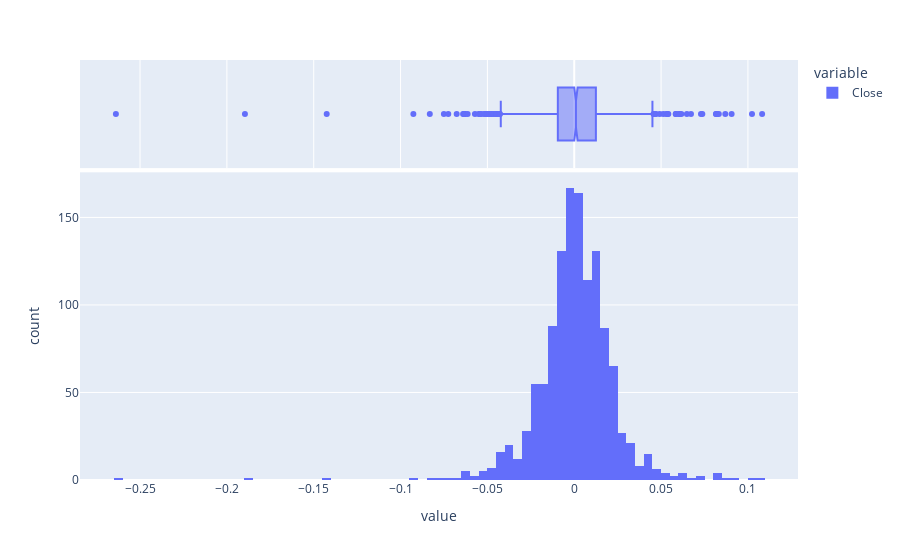

The cell this chart's notebook holds for it:
### Code cell
# Summary statistics

df = daily_pct_c 
fig = px.histogram(df, x=['Close'],  marginal="box")
fig.show()

print(daily_pct_c.describe())

### Figure 1 — Plotly figure (JSON) as saved in the notebook; plotly's stock layout.template omitted (floating-point values rounded to 4 significant figures; data arrays with more than 128 entries replaced by an {"elided": "..."} marker saying what was removed)
{"data": [{"alignmentgroup": "True", "bingroup": "x", "hovertemplate": "variable=Close<br>value=%{x}<br>count=%{y}<extra></extra>", "legendgroup": "Close", "marker": {"color": "#636efa", "pattern": {"shape": ""}}, "name": "Close", "offsetgroup": "Close", "orientation": "v", "showlegend": true, "type": "histogram", "x": {"elided": "1258 float values"}, "xaxis": "x", "yaxis": "y"}, {"alignmentgroup": "True", "hovertemplate": "variable=Close<br>value=%{x}<extra></extra>", "legendgroup": "Close", "marker": {"color": "#636efa"}, "name": "Close", "notched": true, "offsetgroup": "Close", "showlegend": false, "type": "box", "x": {"elided": "1258 float values"}, "xaxis": "x2", "yaxis": "y2"}], "layout": {"barmode": "relative", "legend": {"title": {"text": "variable"}, "tracegroupgap": 0}, "margin": {"t": 60}, "xaxis": {"anchor": "y", "domain": [0, 1], "title": {"text": "value"}}, "xaxis2": {"anchor": "y2", "domain": [0, 1], "matches": "x", "showgrid": true, "showticklabels": false}, "yaxis": {"anchor": "x", "domain": [0, 0.7326], "title": {"text": "count"}}, "yaxis2": {"anchor": "x2", "domain": [0.7426, 1], "matches": "y2", "showgrid": false, "showline": false, "showticklabels": false, "ticks": ""}}}
